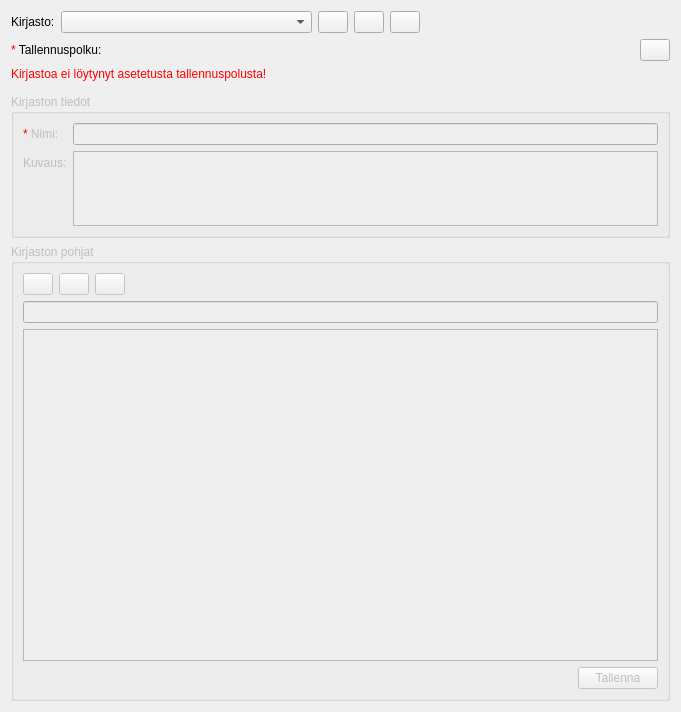
<?xml version="1.0" encoding="UTF-8"?>
<ui version="4.0">
 <class>Form</class>
 <widget class="QWidget" name="Form">
  <property name="geometry">
   <rect>
    <x>0</x>
    <y>0</y>
    <width>681</width>
    <height>712</height>
   </rect>
  </property>
  <property name="windowTitle">
   <string>Form</string>
  </property>
  <layout class="QVBoxLayout" name="verticalLayout">
   <item>
    <layout class="QHBoxLayout" name="horizontalLayout_11">
     <item>
      <widget class="QLabel" name="library_label">
       <property name="text">
        <string>Kirjasto:</string>
       </property>
      </widget>
     </item>
     <item>
      <widget class="QComboBox" name="library_selection">
       <property name="sizePolicy">
        <sizepolicy hsizetype="Expanding" vsizetype="Fixed">
         <horstretch>0</horstretch>
         <verstretch>0</verstretch>
        </sizepolicy>
       </property>
       <property name="toolTip">
        <string>Valitse kirjasto</string>
       </property>
      </widget>
     </item>
     <item>
      <widget class="QPushButton" name="new_library_btn">
       <property name="maximumSize">
        <size>
         <width>30</width>
         <height>16777215</height>
        </size>
       </property>
       <property name="toolTip">
        <string>Luo uusi kirjasto</string>
       </property>
       <property name="text">
        <string/>
       </property>
      </widget>
     </item>
     <item>
      <widget class="QPushButton" name="import_library_btn">
       <property name="maximumSize">
        <size>
         <width>30</width>
         <height>16777215</height>
        </size>
       </property>
       <property name="toolTip">
        <string>Tuo kirjasto</string>
       </property>
       <property name="text">
        <string/>
       </property>
      </widget>
     </item>
     <item>
      <widget class="QPushButton" name="delete_library_btn">
       <property name="maximumSize">
        <size>
         <width>30</width>
         <height>16777215</height>
        </size>
       </property>
       <property name="toolTip">
        <string>Poista kirjasto</string>
       </property>
       <property name="text">
        <string/>
       </property>
      </widget>
     </item>
     <item>
      <spacer name="horizontalSpacer_7">
       <property name="orientation">
        <enum>Qt::Horizontal</enum>
       </property>
       <property name="sizeHint" stdset="0">
        <size>
         <width>40</width>
         <height>20</height>
        </size>
       </property>
      </spacer>
     </item>
    </layout>
   </item>
   <item>
    <layout class="QHBoxLayout" name="horizontalLayout_10">
     <item>
      <widget class="QLabel" name="file_path_label_4">
       <property name="text">
        <string>&lt;html&gt;&lt;head/&gt;&lt;body&gt;&lt;p&gt;&lt;span style=&quot; color:#ff0000;&quot;&gt;*&lt;/span&gt; Tallennuspolku:&lt;/p&gt;&lt;/body&gt;&lt;/html&gt;</string>
       </property>
      </widget>
     </item>
     <item>
      <widget class="QgsFileWidget" name="library_file_path">
       <property name="toolTip">
        <string>Kirjaston tallennuspolku</string>
       </property>
       <property name="dialogTitle">
        <string>Kirjaston tiedostopolku</string>
       </property>
       <property name="filter">
        <string>YAML files (*.yaml)</string>
       </property>
       <property name="storageMode">
        <enum>QgsFileWidget::SaveFile</enum>
       </property>
      </widget>
     </item>
     <item>
      <widget class="QPushButton" name="reload_library_btn">
       <property name="maximumSize">
        <size>
         <width>30</width>
         <height>16777215</height>
        </size>
       </property>
       <property name="toolTip">
        <string>Lataa kirjasto uudelleen annetusta polusta</string>
       </property>
       <property name="text">
        <string/>
       </property>
      </widget>
     </item>
    </layout>
   </item>
   <item>
    <widget class="QLabel" name="broken_path_warning_label">
     <property name="text">
      <string>&lt;html&gt;&lt;head/&gt;&lt;body&gt;&lt;p&gt;&lt;span style=&quot; color:#ff0000;&quot;&gt;Kirjastoa ei löytynyt asetetusta tallennuspolusta!&lt;/span&gt;&lt;/p&gt;&lt;/body&gt;&lt;/html&gt;</string>
     </property>
    </widget>
   </item>
   <item>
    <spacer name="verticalSpacer_3">
     <property name="orientation">
      <enum>Qt::Vertical</enum>
     </property>
     <property name="sizeType">
      <enum>QSizePolicy::Minimum</enum>
     </property>
     <property name="sizeHint" stdset="0">
      <size>
       <width>20</width>
       <height>7</height>
      </size>
     </property>
    </spacer>
   </item>
   <item>
    <widget class="QgsCollapsibleGroupBox" name="library_details_groupbox">
     <property name="enabled">
      <bool>false</bool>
     </property>
     <property name="sizePolicy">
      <sizepolicy hsizetype="Preferred" vsizetype="Maximum">
       <horstretch>0</horstretch>
       <verstretch>0</verstretch>
      </sizepolicy>
     </property>
     <property name="title">
      <string>Kirjaston tiedot</string>
     </property>
     <layout class="QFormLayout" name="formLayout_4">
      <item row="0" column="0">
       <widget class="QLabel" name="name_label">
        <property name="text">
         <string>&lt;html&gt;&lt;head/&gt;&lt;body&gt;&lt;p&gt;&lt;span style=&quot; color:#ff0000;&quot;&gt;*&lt;/span&gt; Nimi:&lt;/p&gt;&lt;/body&gt;&lt;/html&gt;</string>
        </property>
       </widget>
      </item>
      <item row="0" column="1">
       <widget class="QLineEdit" name="library_name">
        <property name="toolTip">
         <string>Kirjaston nimi</string>
        </property>
       </widget>
      </item>
      <item row="1" column="0">
       <widget class="QLabel" name="description_label">
        <property name="text">
         <string>Kuvaus:</string>
        </property>
       </widget>
      </item>
      <item row="1" column="1">
       <widget class="QTextEdit" name="library_description">
        <property name="maximumSize">
         <size>
          <width>16777215</width>
          <height>75</height>
         </size>
        </property>
        <property name="toolTip">
         <string>Kirjaston kuvaus</string>
        </property>
       </widget>
      </item>
     </layout>
    </widget>
   </item>
   <item>
    <widget class="QGroupBox" name="library_elements_box">
     <property name="enabled">
      <bool>false</bool>
     </property>
     <property name="sizePolicy">
      <sizepolicy hsizetype="Preferred" vsizetype="Expanding">
       <horstretch>0</horstretch>
       <verstretch>0</verstretch>
      </sizepolicy>
     </property>
     <property name="title">
      <string>Kirjaston pohjat</string>
     </property>
     <layout class="QVBoxLayout" name="verticalLayout_2">
      <item>
       <layout class="QHBoxLayout" name="horizontalLayout_9">
        <item>
         <widget class="QPushButton" name="new_library_element_btn">
          <property name="maximumSize">
           <size>
            <width>30</width>
            <height>16777215</height>
           </size>
          </property>
          <property name="toolTip">
           <string>Luo uusi pohja</string>
          </property>
          <property name="text">
           <string/>
          </property>
         </widget>
        </item>
        <item>
         <widget class="QPushButton" name="edit_library_element_btn">
          <property name="maximumSize">
           <size>
            <width>30</width>
            <height>16777215</height>
           </size>
          </property>
          <property name="toolTip">
           <string>Muokkaa valittua pohjaa</string>
          </property>
          <property name="text">
           <string/>
          </property>
         </widget>
        </item>
        <item>
         <widget class="QPushButton" name="delete_library_element_btn">
          <property name="maximumSize">
           <size>
            <width>30</width>
            <height>16777215</height>
           </size>
          </property>
          <property name="toolTip">
           <string>Poista pohja(t)</string>
          </property>
          <property name="text">
           <string/>
          </property>
         </widget>
        </item>
        <item>
         <spacer name="horizontalSpacer_6">
          <property name="orientation">
           <enum>Qt::Horizontal</enum>
          </property>
          <property name="sizeHint" stdset="0">
           <size>
            <width>40</width>
            <height>20</height>
           </size>
          </property>
         </spacer>
        </item>
       </layout>
      </item>
      <item>
       <widget class="QgsFilterLineEdit" name="library_element_filter">
        <property name="toolTip">
         <string>Suodata pohjia</string>
        </property>
        <property name="showSearchIcon">
         <bool>true</bool>
        </property>
        <property name="qgisRelation" stdset="0">
         <string notr="true"/>
        </property>
       </widget>
      </item>
      <item>
       <widget class="QListWidget" name="library_element_list">
        <property name="toolTip">
         <string>Kirjaston pohjat</string>
        </property>
        <property name="selectionMode">
         <enum>QAbstractItemView::ExtendedSelection</enum>
        </property>
       </widget>
      </item>
      <item>
       <layout class="QHBoxLayout" name="horizontalLayout">
        <item>
         <spacer name="horizontalSpacer">
          <property name="orientation">
           <enum>Qt::Horizontal</enum>
          </property>
          <property name="sizeHint" stdset="0">
           <size>
            <width>40</width>
            <height>20</height>
           </size>
          </property>
         </spacer>
        </item>
        <item>
         <widget class="QPushButton" name="save_library_btn">
          <property name="text">
           <string>Tallenna</string>
          </property>
         </widget>
        </item>
       </layout>
      </item>
     </layout>
    </widget>
   </item>
  </layout>
 </widget>
 <customwidgets>
  <customwidget>
   <class>QgsCollapsibleGroupBox</class>
   <extends>QGroupBox</extends>
   <header>qgscollapsiblegroupbox.h</header>
   <container>1</container>
  </customwidget>
  <customwidget>
   <class>QgsFileWidget</class>
   <extends>QWidget</extends>
   <header>qgsfilewidget.h</header>
  </customwidget>
  <customwidget>
   <class>QgsFilterLineEdit</class>
   <extends>QLineEdit</extends>
   <header>qgsfilterlineedit.h</header>
  </customwidget>
 </customwidgets>
 <resources/>
 <connections/>
</ui>
